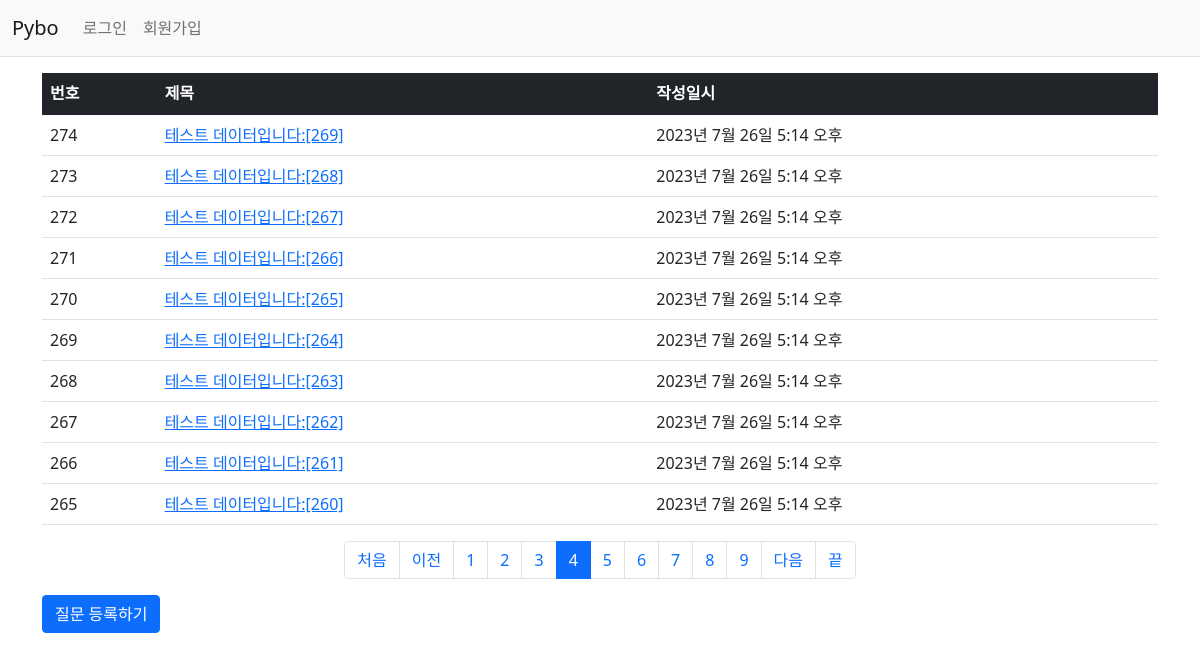
Page /pybo/?page=4 on the committed database.
### pybo/models.py (models this page shows, shortened)
class Question(models.Model):
    subject = models.CharField(max_length=200)
    content = models.TextField()
    create_date = models.DateTimeField()

### pybo/views.py (the view)
# urls.py: path('', views.index, name='index'),    # '/'에 해당되는 path
def index(request):
    page = request.GET.get('page', '1')     # 페이지
    question_list = Question.objects.order_by('-create_date')
    paginator = Paginator(question_list, 10)    # 페이지당 10개씩 보여주기
    page_obj = paginator.get_page(page)
    context = {'question_list': page_obj}
    return render(request, 'pybo/question_list.html', context)

### pybo/templatetags/pybo_filter.py (called while the page is built)
@register.filter
def sub(value, arg):
    return value - arg

### templates/pybo/question_list.html (shortened to what this page needs)
{% extends 'base.html' %}
{% load pybo_filter %}
{% block content %}
<div class="container my-3">
    <table class="table">
        <thread>
        <tr class="table-dark">
            <th>번호</th>
            <th>제목</th>
            <th>작성일시</th>
        </tr>
        </thread>
        <tbody>
        {% if question_list %}
        {% for question in question_list %}
        <tr>
            <td>
                {{ question_list.paginator.count|sub:question_list.start_index|sub:forloop.counter0|add:1 }}
            </td>
            <td>
                <a href="{% url 'pybo:detail' question.id %}"> {{ question.subject }} </a>
            </td>
            <td>{{ question.create_date }}</td>
        </tr>
        {% endfor %}
        {% else %}
        <tr>
            <td colspan="3">질문이 없습니다.</td>
        </tr>
        {% endif %}
        </tbody>
    </table>
<ul class="pagination justify-content-center">
    {% if question_list.has_previous %}
    <li class="page-item">
        <a class="page-link" href="?page=1">처음</a>
    </li>
    <li class="page-item">
        <a class="page-link" href="?page={{ question_list.previous_page_number }}">이전</a>
    </li>
    {% endif %}
    {% for page_number in question_list.paginator.page_range %}
    {% if page_number >= question_list.number|add:-5 and page_number <= question_list.number|add:5 %}
    {% if page_number == question_list.number %}
    <li class="page-item active" aria-current="page">
        <a class="page-link" href="?page={{ page_number }}">{{ page_number }}</a>
    </li>
    {% else %}
    <li class="page-item">
        <a class="page-link" href="?page={{ page_number }}">{{ page_number }}</a>
    </li>
    {% endif %}
    {% endif %}
    {% endfor %}
    {% if question_list.has_next %}
    <li class="page-item">
        <a class="page-link" href="?page={{ question_list.next_page_number }}">다음</a>
    </li>
    <li class="page-item">
        <a class="page-link" href="?page={{ question_list.paginator.count }}">끝</a>
    </li>
    {% endif %}
</ul>
    <a href="{% url 'pybo:question_create' %}" class="btn btn-primary">질문 등록하기</a>
</div>
{% endblock %}

### rows in the picture
Question: paginator.count|sub "274", subject "테스트 데이터입니다:[269]", create_date "2023년 7월 26일 5:14 오후"
Question: paginator.count|sub "273", subject "테스트 데이터입니다:[268]", create_date "2023년 7월 26일 5:14 오후"
Question: paginator.count|sub "272", subject "테스트 데이터입니다:[267]", create_date "2023년 7월 26일 5:14 오후"
Question: paginator.count|sub "271", subject "테스트 데이터입니다:[266]", create_date "2023년 7월 26일 5:14 오후"
Question: paginator.count|sub "270", subject "테스트 데이터입니다:[265]", create_date "2023년 7월 26일 5:14 오후"
Question: paginator.count|sub "269", subject "테스트 데이터입니다:[264]", create_date "2023년 7월 26일 5:14 오후"
Question: paginator.count|sub "268", subject "테스트 데이터입니다:[263]", create_date "2023년 7월 26일 5:14 오후"
Question: paginator.count|sub "267", subject "테스트 데이터입니다:[262]", create_date "2023년 7월 26일 5:14 오후"
Question: paginator.count|sub "266", subject "테스트 데이터입니다:[261]", create_date "2023년 7월 26일 5:14 오후"
Question: paginator.count|sub "265", subject "테스트 데이터입니다:[260]", create_date "2023년 7월 26일 5:14 오후"

### other values in the picture
{{ page_number }} "1" "2" "3" "5" "6" "7" "8" "9"
{{ page_number }} "4"
